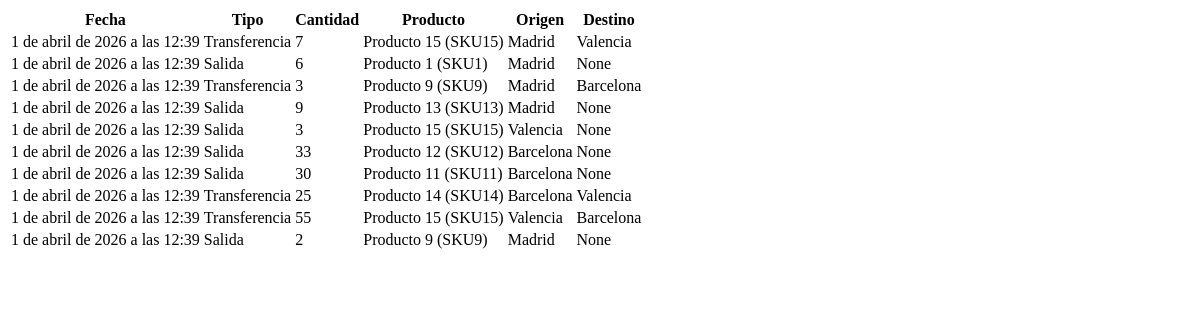
Page /dashboard/movimientos-recientes/ (signed in) on the earlier database version.
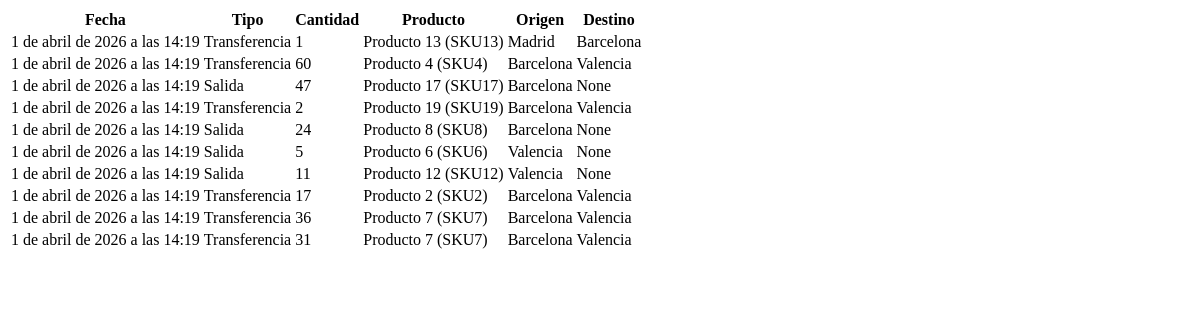
Same page on the later database version.
### inventory/models/movements.py (models this page shows, shortened)
class StockMovement(models.Model):
    MOVEMENT_TYPES = (
        ("IN", "Entrada"),
        ("OUT", "Salida"),
        ("TRANSFER", "Transferencia"),
    )
    organization = models.ForeignKey(
        Organization,
        on_delete=models.CASCADE,
        related_name="movements",
        db_index=True,
        null=True,
        blank=True,
    )
    product = models.ForeignKey(
        Product,
        on_delete=models.CASCADE,
        related_name="movements"
    )
    movement_type = models.CharField(max_length=10, choices=MOVEMENT_TYPES)
    origin = models.ForeignKey(
        Location,
        on_delete=models.SET_NULL,
        null=True,
        blank=True,
        related_name="movements_origin"
    )
    destination = models.ForeignKey(
        Location,
        on_delete=models.SET_NULL,
        null=True,
        blank=True,
        related_name="movements_destination"
    )
    quantity = models.PositiveIntegerField()
    note = models.TextField(blank=True)
    created_at = models.DateTimeField(auto_now_add=True)
    class Meta:
        ordering = ["-created_at"]
        indexes = [
            models.Index(fields=["organization", "created_at"]),
        ]

### products/models.py (models this page shows, shortened)
class Product(models.Model):
    organization = models.ForeignKey(
        Organization,
        on_delete=models.CASCADE,
        related_name="products",
        db_index=True,
        null=True,
        blank=True,
    )
    name = models.CharField(max_length=150, db_index=True)
    sku = models.CharField(max_length=50, db_index=True)
    category = models.ForeignKey(
        Category,
        on_delete=models.SET_NULL,
        null=True,
        related_name='products'
    )
    supplier = models.ForeignKey(
        Supplier,
        on_delete=models.SET_NULL,
        null=True,
        blank=True,
        related_name='products'
    )
    stock = models.IntegerField(default=0)
    min_stock = models.IntegerField(default=0)
    cost_price = models.DecimalField(max_digits=10, decimal_places=2, default=0)
    sale_price = models.DecimalField(max_digits=10, decimal_places=2, default=0)
    image = models.ImageField(upload_to=product_image_path, blank=True, null=True)
    last_low_stock_alert = models.DateTimeField(null=True, blank=True)
    created_at = models.DateTimeField(auto_now_add=True)
    updated_at = models.DateTimeField(auto_now=True)
    class Meta:
        ordering = ['name']
        indexes = [
            models.Index(fields=["organization", "name"]),
            models.Index(fields=["organization", "sku"]),
        ]
    def __str__(self):
        return f"{self.name} ({self.sku})"

### inventory/models/locations.py (models this page shows)
class Location(models.Model):
    organization = models.ForeignKey(
        Organization,
        on_delete=models.CASCADE,
        related_name="locations",
        db_index=True,
        null=True,
        blank=True,
    )
    name = models.CharField(max_length=150)
    address = models.TextField(blank=True)
    is_active = models.BooleanField(default=True)
    class Meta:
        ordering = ["name"]
        indexes = [
            models.Index(fields=["organization", "name"]),
        ]
    def __str__(self):
        return self.name

### dashboard/views/activity.py (the view)
# urls.py: path("movimientos-recientes/", dashboard_recent_movements, name="dashboard_recent_movements"),
def dashboard_recent_movements(request):
    movements = get_recent_movements()
    return render(
        request,
        "dashboard/partials/recent_movements.html",
        {"movements": movements},
    )

### accounts/context_processors.py (called while the page is built)
def permissions(request):
    user = request.user
    return {
        "can_manage_products": can_manage_products(user),
        "can_manage_orders": can_manage_orders(user),
        "can_view_dashboard": can_view_dashboard(user),
        "can_view_products": can_view_products(user),
        "can_create_products": can_create_products(user),
        "can_edit_products": can_edit_products(user),
        "can_delete_products": can_delete_products(user),
        "can_export_products": can_export_products(user),
        "can_view_inventory": can_view_inventory(user),
        "can_create_inventory": can_create_inventory(user),
        "can_edit_inventory": can_edit_inventory(user),
        "can_delete_inventory": can_delete_inventory(user),
        "can_confirm_inventory": can_confirm_inventory(user),
    }

### accounts/permissions.py (called while the page is built)
def _get_membership(user):
    if not user.is_authenticated:
        return None
    request = getattr(user, "_request", None)
    if request and hasattr(request, "membership"):
        return request.membership
    return (
        Membership.objects
        .filter(user=user, is_active=True)
        .select_related("organization")
        .first()
    )

### dashboard/templates/dashboard/partials/recent_movements.html
<table class="table table-striped">
    <thead>
        <tr>
            <th>Fecha</th>
            <th>Tipo</th>
            <th>Cantidad</th>
            <th>Producto</th>
            <th>Origen</th>
            <th>Destino</th>
        </tr>
    </thead>
    <tbody>
        {% if movements %}
            {% for m in movements %}
            <tr>
                <td>{{ m.created_at }}</td>
                <td>{{ m.get_movement_type_display }}</td>
                <td>{{ m.quantity }}</td>
                <td>{{ m.product }}</td>
                <td>{{ m.origin }}</td>
                <td>{{ m.destination }}</td>
            </tr>
            {% endfor %}
        {% else %}
            <tr>
                <td colspan="6" class="text-center">No hay actividad reciente.</td>
            </tr>
        {% endif %}
    </tbody>
</table>

Differences in the rows shown:
removed StockMovement: created_at "1 de abril de 2026 a las 12:39", movement_type "Transferencia", quantity "7", product "Producto 15 (SKU15)", origin "Madrid", destination "Valencia"
removed StockMovement: created_at "1 de abril de 2026 a las 12:39", movement_type "Salida", quantity "6", product "Producto 1 (SKU1)", origin "Madrid", destination "None"
removed StockMovement: created_at "1 de abril de 2026 a las 12:39", movement_type "Transferencia", quantity "3", product "Producto 9 (SKU9)", origin "Madrid", destination "Barcelona"
removed StockMovement: created_at "1 de abril de 2026 a las 12:39", movement_type "Salida", quantity "9", product "Producto 13 (SKU13)", origin "Madrid", destination "None"
removed StockMovement: created_at "1 de abril de 2026 a las 12:39", movement_type "Salida", quantity "3", product "Producto 15 (SKU15)", origin "Valencia", destination "None"
removed StockMovement: created_at "1 de abril de 2026 a las 12:39", movement_type "Salida", quantity "33", product "Producto 12 (SKU12)", origin "Barcelona", destination "None"
removed StockMovement: created_at "1 de abril de 2026 a las 12:39", movement_type "Salida", quantity "30", product "Producto 11 (SKU11)", origin "Barcelona", destination "None"
removed StockMovement: created_at "1 de abril de 2026 a las 12:39", movement_type "Transferencia", quantity "25", product "Producto 14 (SKU14)", origin "Barcelona", destination "Valencia"
removed StockMovement: created_at "1 de abril de 2026 a las 12:39", movement_type "Transferencia", quantity "55", product "Producto 15 (SKU15)", origin "Valencia", destination "Barcelona"
removed StockMovement: created_at "1 de abril de 2026 a las 12:39", movement_type "Salida", quantity "2", product "Producto 9 (SKU9)", origin "Madrid", destination "None"
now on this page (row edited): StockMovement: created_at "1 de abril de 2026 a las 14:19", movement_type "Transferencia", quantity "1", product "Producto 13 (SKU13)", origin "Madrid", destination "Barcelona"
now on this page (row edited): StockMovement: created_at "1 de abril de 2026 a las 14:19", movement_type "Transferencia", quantity "60", product "Producto 4 (SKU4)", origin "Barcelona", destination "Valencia"
now on this page (row edited): StockMovement: created_at "1 de abril de 2026 a las 14:19", movement_type "Salida", quantity "47", product "Producto 17 (SKU17)", origin "Barcelona", destination "None"
now on this page (row edited): StockMovement: created_at "1 de abril de 2026 a las 14:19", movement_type "Transferencia", quantity "2", product "Producto 19 (SKU19)", origin "Barcelona", destination "Valencia"
now on this page (row edited): StockMovement: created_at "1 de abril de 2026 a las 14:19", movement_type "Salida", quantity "24", product "Producto 8 (SKU8)", origin "Barcelona", destination "None"
now on this page (row edited): StockMovement: created_at "1 de abril de 2026 a las 14:19", movement_type "Salida", quantity "5", product "Producto 6 (SKU6)", origin "Valencia", destination "None"
now on this page (row edited): StockMovement: created_at "1 de abril de 2026 a las 14:19", movement_type "Salida", quantity "11", product "Producto 12 (SKU12)", origin "Valencia", destination "None"
now on this page (row edited): StockMovement: created_at "1 de abril de 2026 a las 14:19", movement_type "Transferencia", quantity "17", product "Producto 2 (SKU2)", origin "Barcelona", destination "Valencia"
now on this page (row edited): StockMovement: created_at "1 de abril de 2026 a las 14:19", movement_type "Transferencia", quantity "36", product "Producto 7 (SKU7)", origin "Barcelona", destination "Valencia"
now on this page (row edited): StockMovement: created_at "1 de abril de 2026 a las 14:19", movement_type "Transferencia", quantity "31", product "Producto 7 (SKU7)", origin "Barcelona", destination "Valencia"
